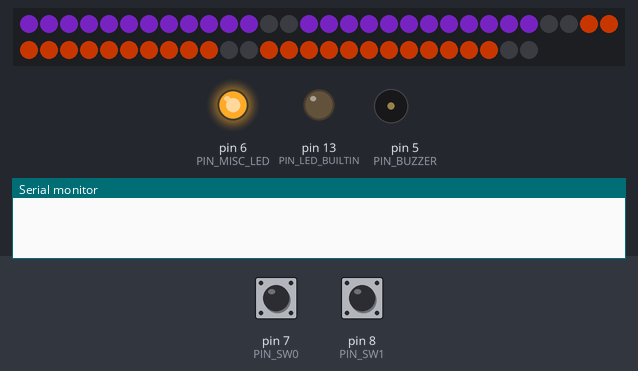
This program was run on a simulated Arduino Nano, built with avr-gcc and run on an emulated ATmega328P. Shown: 56 RGB LEDs in strip order, left to right, continuing on the next row, output pins drawn as LEDs (lit = HIGH), buzzer (waves = sounding), the last lines printed to the serial monitor. Inputs (shaded band) come from the test bench; at power-on: pin 7 (PIN_SW0) HIGH, pin 8 (PIN_SW1) HIGH. Dim RGB values are drawn brighter than linear; pins used as bus, display or sensor lines are not drawn.

Above: at 1.2 s.
1.3 s: pin 7 (PIN_SW0) pulled LOW for 0.15 s
At 1.9 s:
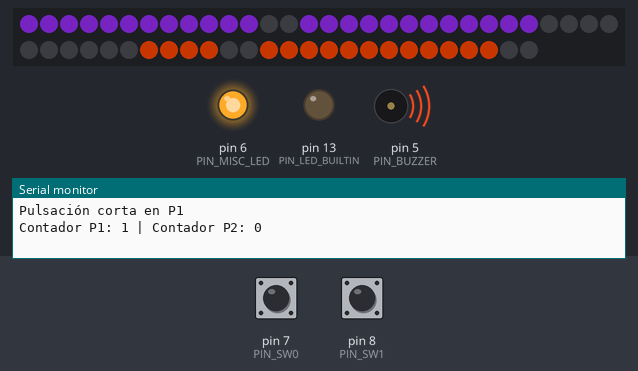
3.0 s: pin 8 (PIN_SW1) pulled LOW for 0.15 s
4.7 s: pin 7 (PIN_SW0) pulled LOW for 1 s
At 6.3 s:
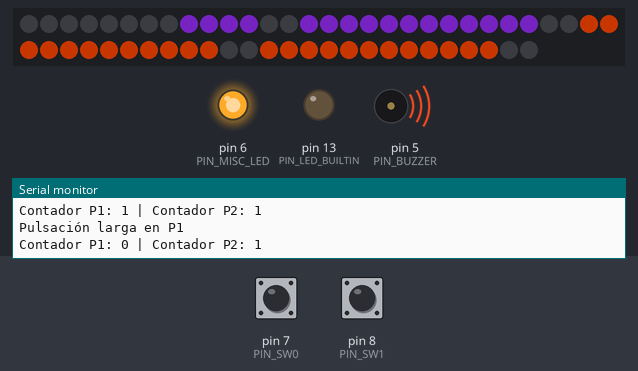
7.2 s: pin 8 (PIN_SW1) pulled LOW for 0.15 s
At 8.2 s:
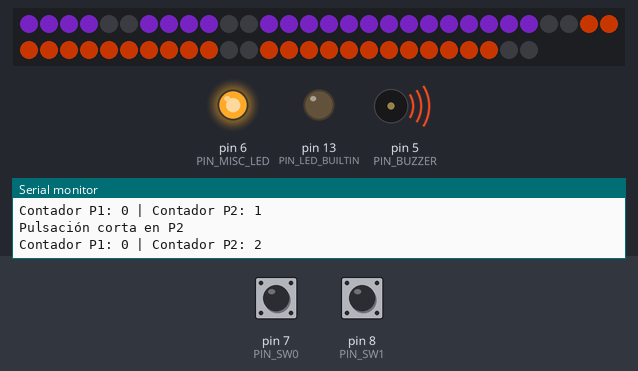
8.9 s: pin 7 (PIN_SW0) driven LOW and pin 8 (PIN_SW1) driven LOW
Timing chart, 0 to 11.9 s (numbered marks = the images above; inputs shaded):
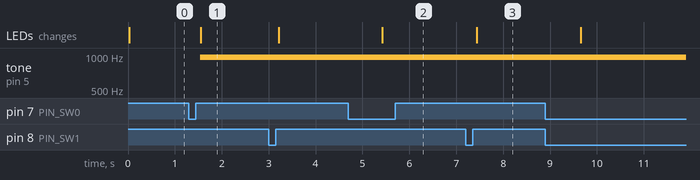

Measured:
- after the input at 1.3 s, tone on pin 5 (PIN_BUZZER): silent → 977 Hz after 0.24 s; the LEDs: change after 0.25 s (image 1)
- after the input at 4.7 s, the LEDs: change after 0.73 s (image 2)
- after the input at 7.2 s, the LEDs: change after 0.24 s (image 3)

The program:

main.cpp
```cpp
/**
 * @file main.cpp
 * @brief Este archivo contiene el código principal del firmware para el proyecto Asimov Cup DCF.
 *
 * El firmware controla la funcionalidad de los botones, los displays de 7 segmentos y los LEDs RGB.
 * Los botones permiten incrementar o decrementar contadores, mientras que los displays muestran los valores actuales.
 * Los LEDs RGB se utilizan para mostrar dígitos en los displays.
 *
 * @author IEEE-ITBA | I+D | Santi Lopez - Ale Heir - Joaco Torino
 * @date 2024-07
 */

#include <Arduino.h>
#include <FastLED.h>
#include <string.h>

// Definiciones de depuración
#define DEBUG

#ifdef DEBUG
#ifndef BAUD_RATE
#define BAUD_RATE 115200
#endif // !BAUD_RATE
#define DEBUG_PRINT(x) Serial.print(x)
#define DEBUG_PRINTLN(x) Serial.println(x)
#else
#define DEBUG_PRINT(x)
#define DEBUG_PRINTLN(x)
#endif // DEBUG

// Definiciones de pines
#define PIN_RGB_DATA 3
#define PIN_BUZZER 5
#define PIN_SW0 7
#define PIN_SW1 8
#define PIN_SW2 9
#define PIN_LED_BUILTIN LED_BUILTIN
#define PIN_MISC_LED 6

// Definiciones de botones
#define BUTTON_P1 PIN_SW0
#define BUTTON_P2 PIN_SW1
#define BUTTON_PRESSED LOW

// Definiciones de LEDs
#define NUM_LEDS 56 // 14 LEDs por dígito, 2 displays por lado, 2 lados
#define DEFAULT_BRIGTHNESS 100

// Definiciones de tiempos
#define DEBOUNCE_DELAY_MS 50
#define LONG_PRESS_DELAY_MS 600
#define BOTH_PRESS_WINDOW_MS 500 // Ventana de tiempo para detectar ambos botones presionados
#define UPDATE_RATE 50

// Definiciones de audio
#define SHORT_PRESS_PWM 160
#define LONG_PRESS_PWM 250
#define DOUBLE_PRESS_PWM 255

#define SHORT_PRESS_SFX_DURATION 150
#define LONG_PRESS_SFX_DURATION 250
#define DOUBLE_PRESS_SFX_DURATION 750

// Enumeración de eventos de botones
enum ButtonEvents
{
    NONE,
    SHORT_PRESS_P1,
    SHORT_PRESS_P2,
    LONG_PRESS_P1,
    LONG_PRESS_P2,
    BOTH_LONG_PRESS
};

// Declaraciones de funciones -------------------------------------------------

// Actualiza los displays de 7 segmentos con los valores actuales
void updateDisplays();

// Procesa el estado de los botones y devuelve el evento correspondiente
ButtonEvents processButtons();

// Muestra un número en los displays de 7 segmentos
bool showNumber(int number, bool isLeft);

// Muestra un dígito en una posición específica del array de LEDs
bool showDigit(int digit, int startIdx, CRGB color = CRGB::BlueViolet);

// ------------------------------------------------- Declaraciones de funciones

// Variables globales
CRGB leds[NUM_LEDS];
int count_p1 = 0;
int count_p2 = 0;

void setup()
{
#ifdef DEBUG
    Serial.begin(BAUD_RATE);
#endif

    // Inicialización de los módulos RGB
    FastLED.addLeds<WS2812B, PIN_RGB_DATA, GRB>(leds, NUM_LEDS).setCorrection(TypicalLEDStrip);
    FastLED.setBrightness(DEFAULT_BRIGTHNESS);

    // Configuración de los pines de los botones como entradas
    pinMode(PIN_SW0, INPUT_PULLUP);
    pinMode(PIN_SW1, INPUT_PULLUP);
    pinMode(PIN_SW2, INPUT_PULLUP);

    // Configuración de otros pines
    digitalWrite(PIN_MISC_LED, HIGH);
    digitalWrite(PIN_LED_BUILTIN, LOW);
    pinMode(PIN_BUZZER, OUTPUT);
    pinMode(PIN_MISC_LED, OUTPUT);
    pinMode(PIN_LED_BUILTIN, OUTPUT);

    delay(10);

    CRGB temp[NUM_LEDS];
    memset(temp, CRGB::Black, sizeof(temp));
    memcpy(leds, temp, sizeof(leds));
    FastLED.show();

    delay(10);

    updateDisplays();

    delay(10);
}

class SoundManager
{
public:
    static void Tick()
    {
        auto& manager = Get_();

        if (!manager.playing)
            return;

        if ((millis() - manager.start_ms) > manager.duration_ms)
        {
            manager.playing = false;
            manager.start_ms = 0;
            manager.pwmIntensity = 0;
            manager.duration_ms = 0;
            analogWrite(PIN_BUZZER, 0);
        }
    }
    static void Play(const unsigned int pwmIntensity_, const unsigned long long duration_ms_)
    {
        auto& manager = Get_();

        manager.playing = true;
        manager.duration_ms = duration_ms_;
        manager.pwmIntensity = pwmIntensity_;
        manager.start_ms = millis();
        analogWrite(PIN_BUZZER, pwmIntensity_);
    }
private:
    static SoundManager& Get_()
    {
        static SoundManager singleton;
        return singleton;
    }
    SoundManager() = default;

    // state
    bool playing = false;
    unsigned int pwmIntensity = 0;
    unsigned long long duration_ms = 0;
    unsigned long long start_ms = 0;
};

void loop()
{
    ButtonEvents event = processButtons();

    SoundManager::Tick();

    switch (event)
    {
    case SHORT_PRESS_P1:
        DEBUG_PRINTLN("Pulsación corta en P1");
        count_p1++;
        count_p1 = (count_p1 > 99) ? 99 : count_p1;
        SoundManager::Play(SHORT_PRESS_PWM, SHORT_PRESS_SFX_DURATION);
        break;

    case LONG_PRESS_P1:
        DEBUG_PRINTLN("Pulsación larga en P1");
        count_p1--;
        count_p1 = (count_p1 < 0) ? 0 : count_p1;
        SoundManager::Play(LONG_PRESS_PWM, LONG_PRESS_SFX_DURATION);
        break;

    case SHORT_PRESS_P2:
        DEBUG_PRINTLN("Pulsación corta en P2");
        count_p2++;
        count_p2 = (count_p2 > 99) ? 99 : count_p2;
        SoundManager::Play(SHORT_PRESS_PWM, SHORT_PRESS_SFX_DURATION);
        break;

    case LONG_PRESS_P2:
        DEBUG_PRINTLN("Pulsación larga en P2");
        count_p2--;
        count_p2 = (count_p2 < 0) ? 0 : count_p2;
        SoundManager::Play(LONG_PRESS_PWM, LONG_PRESS_SFX_DURATION);
        break;

    case BOTH_LONG_PRESS:
        DEBUG_PRINTLN("Ambos botones presionados por mucho tiempo");
        count_p1 = 0;
        count_p2 = 0;
        SoundManager::Play(DOUBLE_PRESS_PWM, DOUBLE_PRESS_SFX_DURATION);
        break;

    default:
        break;
    }

    if (event != NONE)
    {
        DEBUG_PRINT("Contador P1: ");
        DEBUG_PRINT(count_p1);
        DEBUG_PRINT(" | Contador P2: ");
        DEBUG_PRINTLN(count_p2);

        updateDisplays();
    }
}

void updateDisplays()
{
    showNumber(count_p1, true);
    showNumber(count_p2, false);
}

ButtonEvents processButtons()
{
    static unsigned long lastDebounceTime_p1 = 0;
    static unsigned long lastDebounceTime_p2 = 0;
    static unsigned long pressStartTime_p1 = 0;
    static unsigned long pressStartTime_p2 = 0;
    static bool buttonPressed_p1 = false;
    static bool buttonPressed_p2 = false;
    static bool reading_p1 = !BUTTON_PRESSED;
    static bool reading_p2 = !BUTTON_PRESSED;
    static bool previous_reading_p1 = !BUTTON_PRESSED;
    static bool previous_reading_p2 = !BUTTON_PRESSED;

    bool current_reading_p1 = digitalRead(BUTTON_P1);
    bool current_reading_p2 = digitalRead(BUTTON_P2);

    // sleep interval to allow proper press detection
    delay(UPDATE_RATE);

    // Check P1 short press
    if (current_reading_p1 != previous_reading_p1 && millis() - lastDebounceTime_p1 > DEBOUNCE_DELAY_MS)
    {
        lastDebounceTime_p1 = millis();
        reading_p1 = current_reading_p1;

        if (reading_p1 == BUTTON_PRESSED)
        {
            pressStartTime_p1 = millis(); // start counting time
            buttonPressed_p1 = true;
        }
        else // was short press!
        {
            buttonPressed_p1 = false;
            previous_reading_p1 = current_reading_p1;

            if (millis() - pressStartTime_p1 < LONG_PRESS_DELAY_MS)
            {
                return SHORT_PRESS_P1;
            }
        }
    }

    // Check P2 short press
    if (current_reading_p2 != previous_reading_p2 && millis() - lastDebounceTime_p2 > DEBOUNCE_DELAY_MS)
    {
        lastDebounceTime_p2 = millis();
        reading_p2 = current_reading_p2;

        if (reading_p2 == BUTTON_PRESSED)
        {
            pressStartTime_p2 = millis(); // start counting time
            buttonPressed_p2 = true;
        }
        else // was short press!
        {
            buttonPressed_p2 = false;
            previous_reading_p2 = current_reading_p2;

            if (millis() - pressStartTime_p2 < LONG_PRESS_DELAY_MS)
            {
                return SHORT_PRESS_P2;
            }
        }
    }

    // Check both buttons long press
    if (buttonPressed_p1 && buttonPressed_p2 &&
        (abs(pressStartTime_p1 - pressStartTime_p2) < BOTH_PRESS_WINDOW_MS) &&
        (millis() - pressStartTime_p1) > LONG_PRESS_DELAY_MS &&
        (millis() - pressStartTime_p2) > LONG_PRESS_DELAY_MS)
    {
        buttonPressed_p1 = false;
        buttonPressed_p2 = false;
        return BOTH_LONG_PRESS;
    }

    // Check P1 long press
    if (buttonPressed_p1 && !buttonPressed_p2 && ((millis() - pressStartTime_p1) > LONG_PRESS_DELAY_MS))
    {
        buttonPressed_p1 = false;
        return LONG_PRESS_P1;
    }

    // Check P2 long press
    if (buttonPressed_p2 && !buttonPressed_p1 && ((millis() - pressStartTime_p2) > LONG_PRESS_DELAY_MS))
    {
        buttonPressed_p2 = false;
        return LONG_PRESS_P2;
    }

    previous_reading_p1 = current_reading_p1;
    previous_reading_p2 = current_reading_p2;

    return NONE;
}

bool showNumber(int number, bool isLeft)
{
    if (number < 0 || number > 99)
    {
        return false;
    }

    int digit1 = number / 10; // Dígito de las decenas
    int digit2 = number % 10; // Dígito de las unidades

    // La logica esta pensada para que el orden de los numeros sea
    // [ 4 , 3 , 2 , 1 ]
    // Para utilizar el codigo con orden de los numeros
    // [ 1 , 2 , 3 , 4 ]
    // Se debe cambiar el startIdx de isLeft en -28 y del else en +28. Ademas, se debe intercambiar el orden de digit1
    // y digit2 en ambos caminos

    if (isLeft)
    {
        showDigit(digit2, 28, CRGB::OrangeRed);  // Mostrar el primer dígito en el primer display del lado izquierdo
        showDigit(digit1, 42, CRGB::OrangeRed); // Mostrar el segundo dígito en el segundo display del lado izquierdo
    }
    else
    {
        showDigit(digit2, 0, CRGB::BlueViolet); // Mostrar el primer dígito en el primer display del lado derecho
        showDigit(digit1, 14, CRGB::BlueViolet); // Mostrar el segundo dígito en el segundo display del lado derecho
    }

    return true;
}

bool showDigit(int digit, int startIdx, CRGB color)
{
    // El arreglo segmentMap mapea los numeros si el orden de los leds es el siguiente:
    //  _ [ 1 ]_
    // |6|    |2|
    // |_|    |_|
    //  _ [ 7 ]_
    // |5|    |3|
    // |_|    |_|
    //    [ 4 ]


    static const uint8_t segmentMap[] = {
        B11111100, // 0
        B01100000, // 1
        B11011010, // 2
        B11110010, // 3
        B01100110, // 4
        B10110110, // 5
        B11111010, // 6
        B11100000, // 7
        B11111110, // 8
        B11100110  // 9
    };

    // El arreglo segmentMap mapea los numeros si el orden de los leds es el siguiente:
    //  _ [ 4 ]_
    // |3|    |5|
    // |_|    |_|
    //  _ [ 7 ]_
    // |2|    |6|
    // |_|    |_|
    //    [ 1 ]

    static uint8_t segmentMapFlipped[] = {
        B11111100, // 0
        B00001100, // 1
        B11011010, // 2
        B10011110, // 3
        B00101110, // 4
        B10110110, // 5
        B11110110, // 6
        B00011100, // 7
        B11111110, // 8
        B00111110  // 9
    };

    if (digit < 0 || digit > 9 || startIdx < 0 || startIdx >= NUM_LEDS)
    {
        return false;
    }

    uint8_t mask = B10000000;
    for (int i = 0; i < 7; i++)
    {
        // Reemplazar en esta linea de codigo por el arreglo que represente la orientacion correspondiente de los digitos
        if (segmentMapFlipped[digit] & mask)
        {
            leds[startIdx + i * 2] = color;
            leds[startIdx + i * 2 + 1] = color;
        }
        else
        {
            leds[startIdx + i * 2] = CRGB::Black;
            leds[startIdx + i * 2 + 1] = CRGB::Black;
        }

        mask >>= 1;
    }

    FastLED.show();

    return true;
}
```
